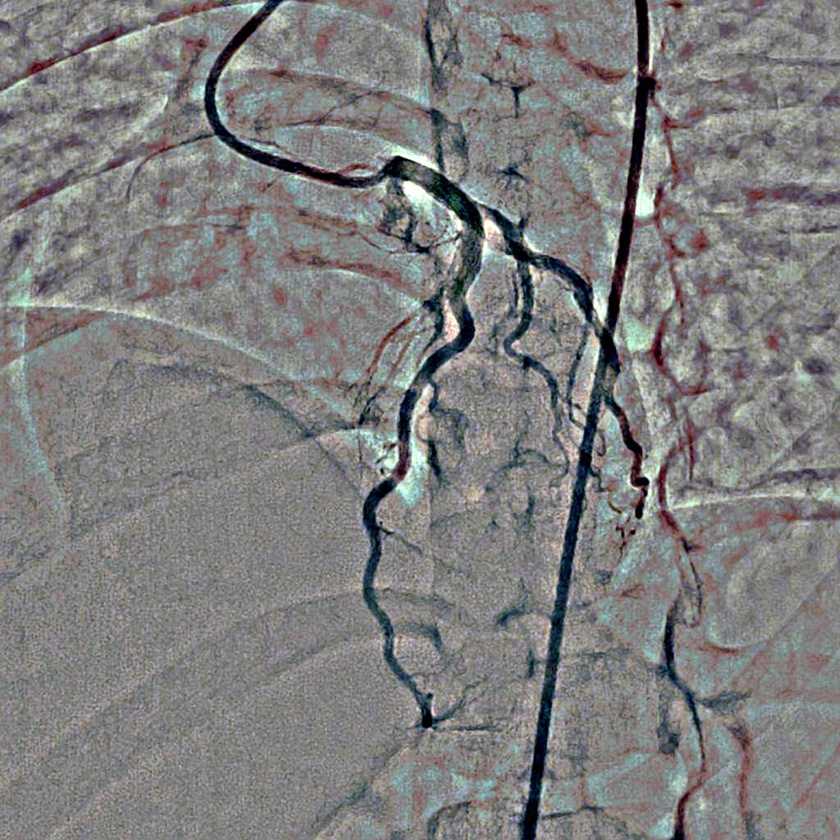
#> input picture src/ANNOTATIONTOOL/imagetest.jpg, 840 x 840 px, shrunk from 2048 x 2048 before the run; its folder holds only this picture in this run
$ python -i readdicom.py   (imports and definitions only)   (older library calls are emulated)
#> lines starting #> are read from the running program, lines starting #| are printed output that depends on the picture
#> further down, picture is the input picture: shape (840, 840, 3); mean B, G, R 126.1, 126.3, 126.7
import dicom
import os
import numpy as np
import matplotlib
# [1 line not run here, left out]
import matplotlib.pyplot as plt
import cv2
import gdcm
import sys


def getGradientMagnitude(im):
    "Get magnitude of gradient for given image"
    ddepth = cv2.CV_32F
    dx = cv2.Sobel(im, ddepth, 1, 0)
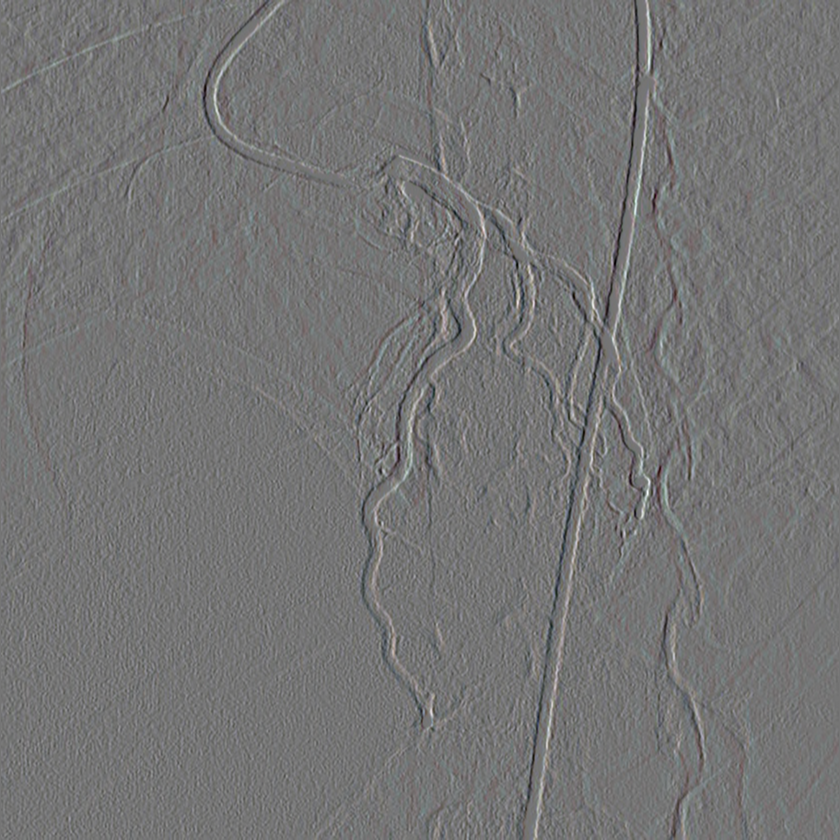
#> dx: shape (840, 840, 3) float32; mean B, G, R 0, 0, 0; drawn with min black and max white
    dy = cv2.Sobel(im, ddepth, 0, 1)
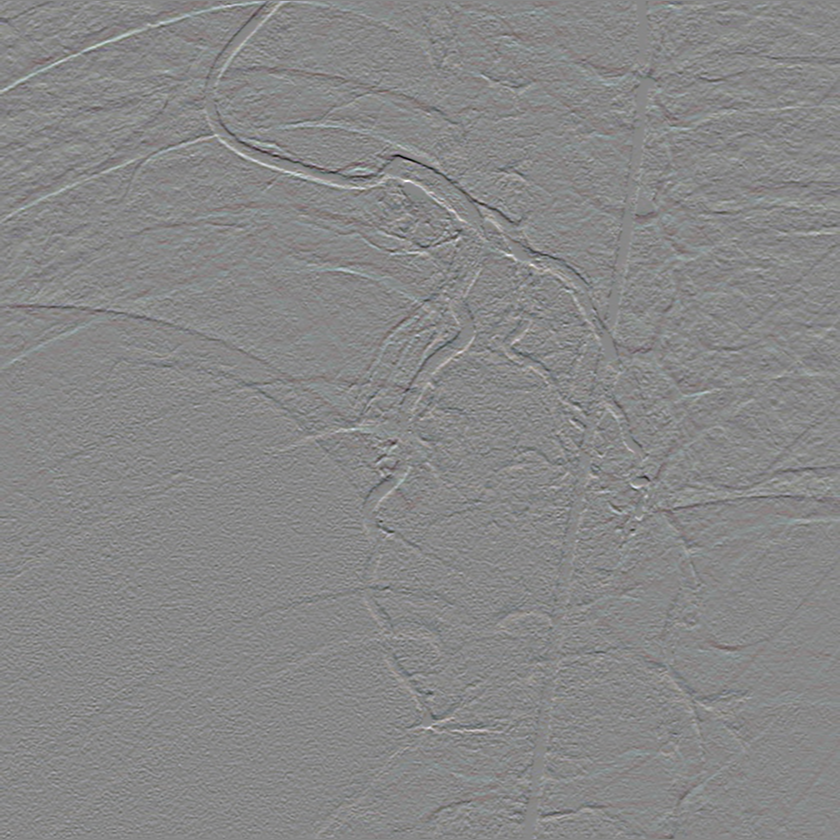
#> dy: shape (840, 840, 3) float32; mean B, G, R 0, 0, 0; drawn with min black and max white
    dxabs = cv2.convertScaleAbs(dx)
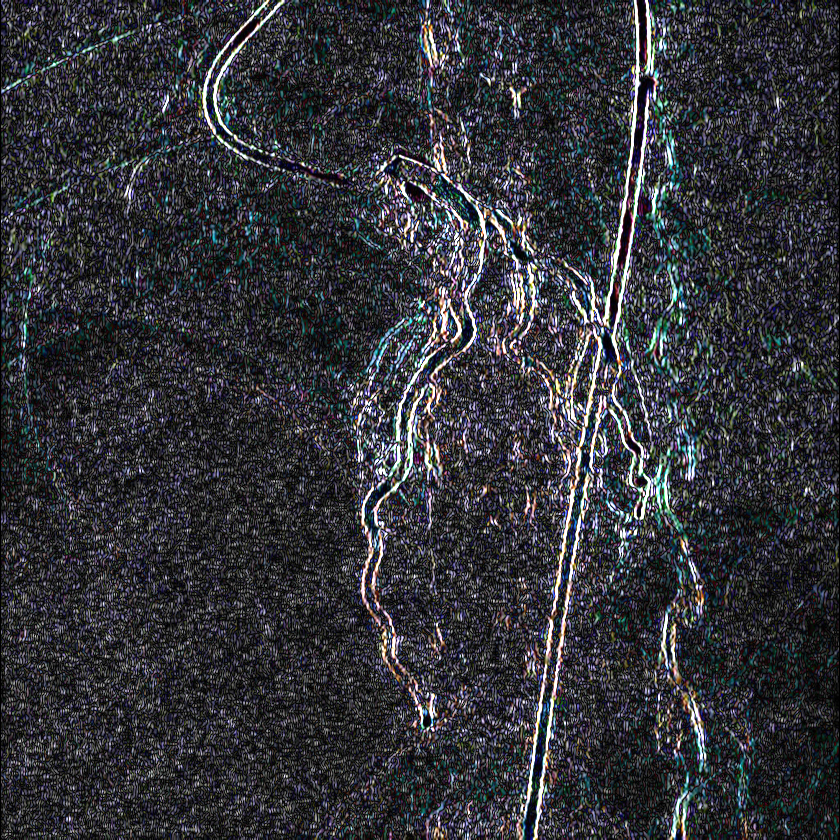
#> dxabs: shape (840, 840, 3); mean B, G, R 57.4, 52.2, 51.1
    dyabs = cv2.convertScaleAbs(dy)
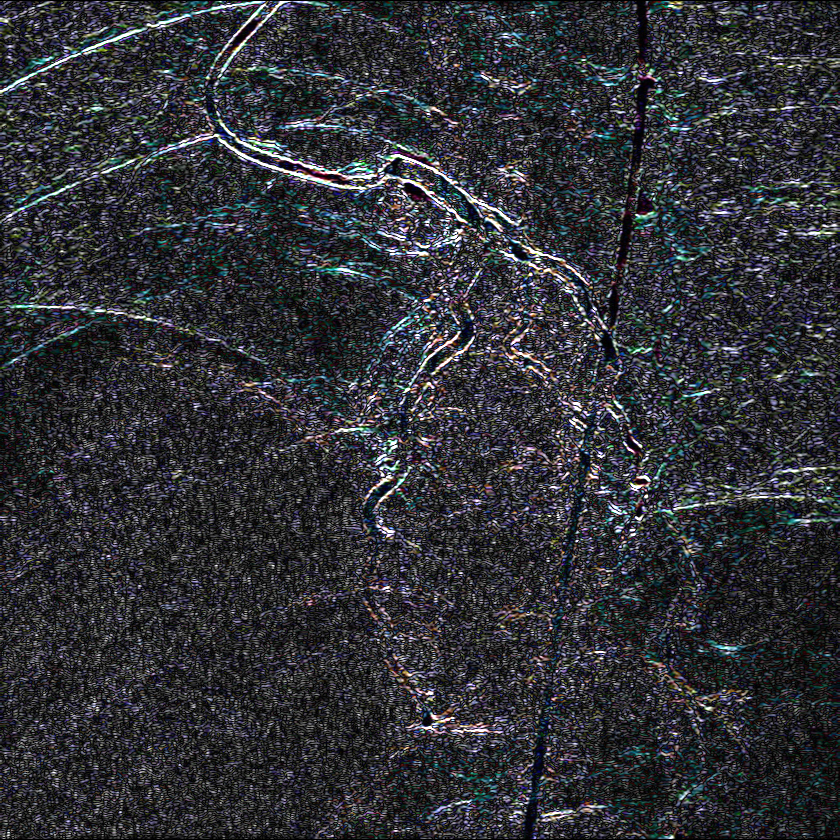
#> dyabs: shape (840, 840, 3); mean B, G, R 54.9, 49.8, 48.5
    mag = cv2.addWeighted(dxabs, 0.5, dyabs, 0.5, 0)
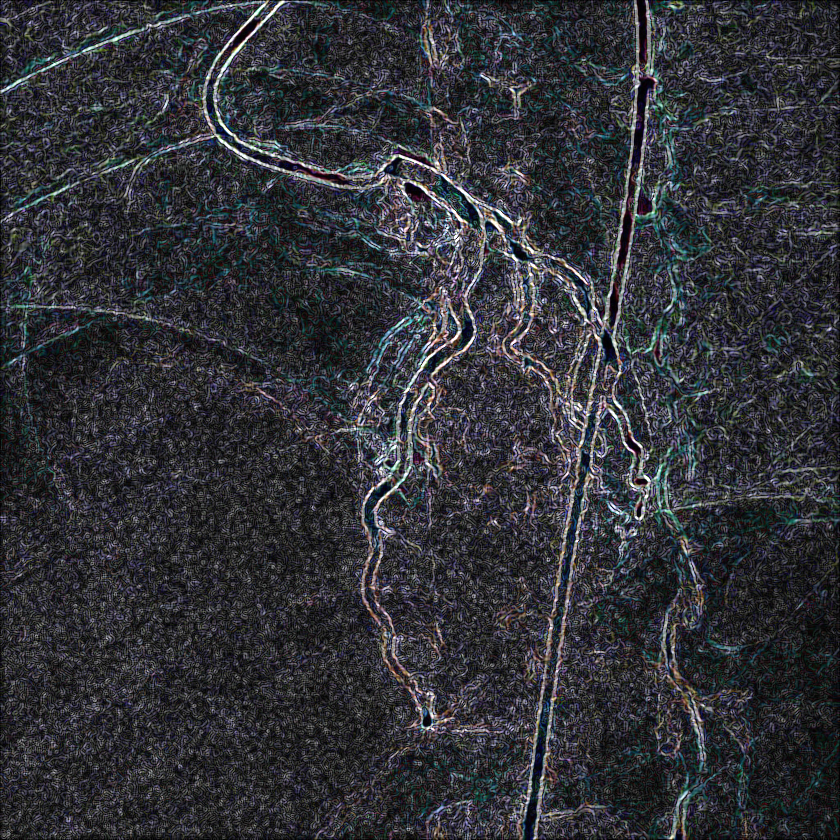
#> mag: shape (840, 840, 3); mean B, G, R 56.1, 51, 49.8
    return mag


# [57 lines left out: functions numpy, _gdcm_to_numpy, decompressDicom, not called in this run]


PathDicom = 'C:/Recherche/SauvegardeTravaux/dataAngio'
DirectoryOut = 'C:/Recherche/Work_CORSTEM/annotations/allimages'
lstFilesDCM = []  # create an empty list
dirName = list(os.walk(PathDicom))

# [1 line that did not run here, left out]

ExplicitVRLittleEndian = '1.2.840.10008.1.2.1'
ImplicitVRLittleEndian = '1.2.840.10008.1.2'
DeflatedExplicitVRLittleEndian = '1.2.840.10008.1.2.1.99'
ExplicitVRBigEndian = '1.2.840.10008.1.2.2'

NotCompressedPixelTransferSyntaxes = [ExplicitVRLittleEndian,
                                      ImplicitVRLittleEndian,
                                      DeflatedExplicitVRLittleEndian,
                                      ExplicitVRBigEndian]

indice=0
# loop through all the DICOM files
# [45 lines not run here, left out]
    #plt.show()

>>> import cv2
>>> picture = cv2.imread('../ANNOTATIONTOOL/imagetest.jpg')
>>> result = getGradientMagnitude(picture)
